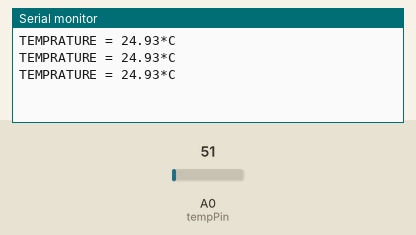
This sketch was run on a simulated Arduino Uno, built with avr-gcc and run on an emulated ATmega328P. On the bench: the last lines printed to the serial monitor. Inputs (shaded band) come from the test bench; at power-on: A0 (tempPin) = 51.

Above: at 1.3 s.
1.4 s: A0 (tempPin) set to 61
At 1.9 s:
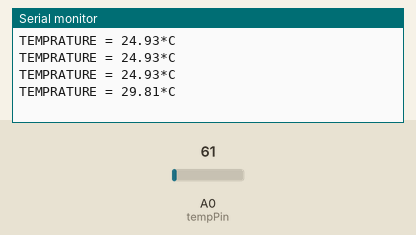
2.9 s: A0 (tempPin) set to 71
At 3.4 s:
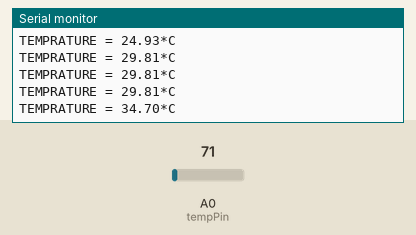
Timing chart, 0 to 5.9 s (numbered marks = the images above; inputs shaded):
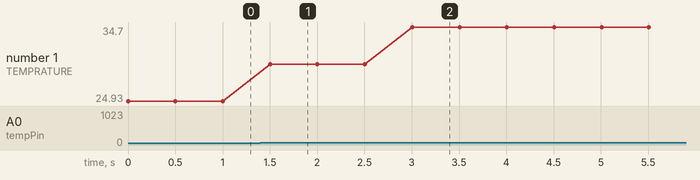

Measured:
- after the input at 1.4 s, the serial monitor: prints a new line after 0.10 s (image 1)
- after the input at 2.9 s, the serial monitor: prints a new line after 0.10 s (image 2)
- plotted number 1: 24.93 → 29.81 after the input at 1.4 s, 29.81 → 34.7 after the input at 2.9 s

The sketch:

Lesson_18_-_LM35_Temperature_Sensor.ino
```cpp
int val;
int tempPin = 0;

void setup() {
  Serial.begin(9600);
}
void loop() {
  val = analogRead(tempPin);
  float cel = (val / 1023.0) * 500;
  float farh = (cel * 9) / 5 + 32;

  Serial.print("TEMPRATURE = ");
  Serial.print(cel);
  Serial.print("*C");
  Serial.println();
  delay(500);

  /* uncomment this to get temperature in farenhite
Serial.print("TEMPRATURE = ");
Serial.print(farh);
Serial.print("*F");
Serial.println();
*/
}
```
